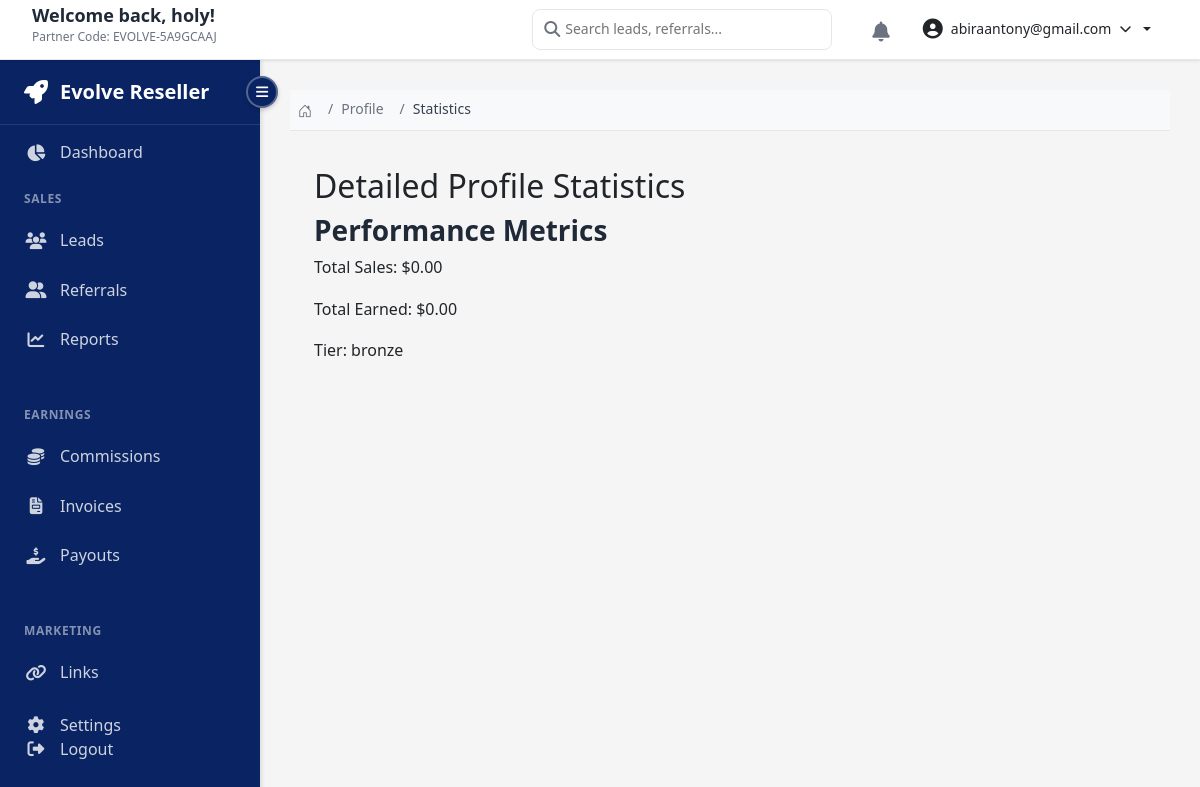
The page /reseller/profile/stats/ (signed in) on the database its author committed.
### App/reseller/earnings/models/reseller.py (models this page shows, shortened)
class Reseller(TimeStampedModel):
    user = models.OneToOneField(
        User,
        on_delete=models.CASCADE,
        related_name='reseller_profile'
    )
    reseller_type = models.CharField(
        max_length=20,
        choices=ResellerType.choices,
        default=ResellerType.INDIVIDUAL
    )
    company_name = models.CharField(max_length=255, blank=True, null=True)
    company_website = models.URLField(blank=True, null=True)
    company_description = models.TextField(blank=True)
    phone_number = models.CharField(max_length=20, blank=True)
    alternate_email = models.EmailField(blank=True)
    address = models.TextField(blank=True)
    city = models.CharField(max_length=100, blank=True)
    state = models.CharField(max_length=100, blank=True)
    country = models.CharField(max_length=100, blank=True)
    postal_code = models.CharField(max_length=20, blank=True)
    referral_code = models.CharField(max_length=50, unique=True, db_index=True)
    tier = models.CharField(
        max_length=20,
        choices=TierChoices.choices,
        default=TierChoices.BRONZE
    )
    commission_rate = models.DecimalField(
        max_digits=5,
        decimal_places=2,
        default=Decimal('10.00'),
        validators=[MinValueValidator(0), MaxValueValidator(100)]
    )
    payment_method = models.CharField(max_length=50, blank=True)
    bank_account_name = models.CharField(max_length=255, blank=True)
    bank_account_number = models.CharField(max_length=100, blank=True)
    bank_name = models.CharField(max_length=255, blank=True)
    bank_routing_number = models.CharField(max_length=50, blank=True)
    paypal_email = models.EmailField(blank=True)
    is_active = models.BooleanField(default=True)
    is_verified = models.BooleanField(default=False)
    verified_at = models.DateTimeField(null=True, blank=True)
    total_sales = models.DecimalField(max_digits=12, decimal_places=2, default=Decimal('0.00'))
    total_commission_earned = models.DecimalField(max_digits=12, decimal_places=2, default=Decimal('0.00'))
    total_commission_paid = models.DecimalField(max_digits=12, decimal_places=2, default=Decimal('0.00'))
    pending_commission = models.DecimalField(max_digits=12, decimal_places=2, default=Decimal('0.00'))
    joined_at = models.DateTimeField(auto_now_add=True)
    class Meta:
        db_table = 'reseller_profiles'
        verbose_name = 'Reseller'
        verbose_name_plural = 'Resellers'
        ordering = ['-created_at']
    def get_available_balance(self):
        return self.pending_commission

### App/reseller/views/profile_views.py (the view)
# urls.py: path('profile/stats/', profile_views.profile_stats, name='profile_stats'),
@login_required
def profile_stats(request):
    try:
        reseller = request.user.reseller_profile
    except Reseller.DoesNotExist:
        return redirect('reseller:profile_setup')
    service = ResellerService()
    stats = service.get_reseller_stats(reseller.id)
    from ..earnings.services.commission_service import CommissionService
    commission_service = CommissionService()
    recent_commissions = commission_service.get_reseller_commissions(
        reseller
    )[:10]
    context = {
        'reseller': reseller,
        'stats': stats,
        'recent_commissions': recent_commissions,
        'page_title': 'Profile Statistics'
    }
    return render(request, 'dashboards/reseller/pages/profile/profile_stats.html', context)

### App/reseller/context_processors.py (called while the page is built)
def reseller_context(request):
    context = {}
    if request.user.is_authenticated:
        try:
            reseller = Reseller.objects.get(user=request.user)
            context['partner_code'] = reseller.referral_code
            context['reseller'] = reseller
        except Reseller.DoesNotExist:
            pass
    return context

### App/reseller/earnings/repositories/base.py (called while the page is built)
    def get_by_id(self, id):
        try:
            return self.model.objects.get(pk=id)
        except self.model.DoesNotExist:
            return None

### App/reseller/earnings/services/commission_service.py (called while the page is built, shortened)
    def get_reseller_commissions(self, reseller, filters=None):
        queryset = Commission.objects.filter(reseller=reseller)
        return queryset.order_by('-calculation_date')

### App/reseller/earnings/services/reseller_service.py (called while the page is built)
    def get_reseller_stats(self, reseller_id: int) -> Dict[str, Any]:
        reseller = self.repository.get_by_id(reseller_id)
        return {
            'total_sales': reseller.total_sales,
            'total_commission_earned': reseller.total_commission_earned,
            'total_commission_paid': reseller.total_commission_paid,
            'pending_commission': reseller.pending_commission,
            'available_balance': reseller.get_available_balance(),
            'tier': reseller.tier,
            'commission_rate': reseller.commission_rate,
            'is_verified': reseller.is_verified,
            'profile_completion': self.get_profile_completion_status(reseller_id)
        }

### templates/dashboards/reseller/pages/profile/profile_stats.html (shortened to what this page needs)
{% extends "dashboards/reseller/layouts/reseller-base.html" %}
{% load static %}
{% block breadcrumb %}
    <li class="breadcrumb-item"><a href="{% url 'reseller:profile_view' %}">Profile</a></li>
    <li class="breadcrumb-item active">Statistics</li>
{% endblock %}
{% block content %}
<div class="profile-statistics">
    <h2>Detailed Profile Statistics</h2>
    <div class="stats-container">
        <h3>Performance Metrics</h3>
        <p>Total Sales: ${{ stats.total_sales|floatformat:2 }}</p>
        <p>Total Earned: ${{ stats.total_commission_earned|floatformat:2 }}</p>
        <p>Tier: {{ reseller.tier }}</p>
    </div>
</div>
{% endblock %}

### templates/dashboards/reseller/layouts/includes/reseller-header.html (shortened to what this page needs)
<header class="reseller-header">
    <div class="header-left">
        <div class="welcome-text">
            <h2>Welcome back, {{ user.first_name }}!</h2>
            {% if partner_code %}
            <p>Partner Code: {{ partner_code }}</p>
            {% endif %}
        </div>
    </div>
    <div class="header-right">
        <div class="header-search">
            <i class="fas fa-search"></i>
            <input type="text" placeholder="Search leads, referrals...">
        </div>
        <div class="header-actions">
            <button class="notification-btn">
                <i class="fas fa-bell"></i>
            </button>
            <div class="user-dropdown dropdown">
                <button class="user-dropdown-trigger dropdown-toggle" type="button" data-bs-toggle="dropdown" aria-expanded="false">
                    <i class="fas fa-user-circle"></i>
                    <span>{{ user.email }}</span>
                    <i class="fas fa-chevron-down"></i>
                </button>
            </div>
        </div>
    </div>
</header>

### static/css/evolve-theme.css (style rules this page uses)
:root { --primary: #0a2463; --primary-dark: #071a45; --secondary: #1e3b8a; --accent: #3e78b2; --light: #f8f9fa; --dark: #212529; --success: #4cc9f0; --gray: #6c757d; --light-gray: #e9ecef; }
* { margin: 0; padding: 0; box-sizing: border-box; font-family: 'Segoe UI', Tahoma, Geneva, Verdana, sans-serif; }
body { background-color: var(--light); color: var(--dark); line-height: 1.6; }

### static/reseller/css/reseller-variables.css (style rules this page uses)
:root { --primary-color: #0a2463; --secondary-color: #1e3b8a; --success-color: #4cc9f0; --info-color: #3e78b2; --warning-color: #ffc107; --danger-color: #dc3545; --light-color: #f8f9fa; --dark-color: #212529; --font-family-sans: "Segoe UI", "Roboto", "Helvetica Neue", Arial, sans-serif; --font-family-monospace: "SFMono-Regular", Menlo, Monaco, Consolas, "Liberation Mono", "Courier New", monospace; }
:root { --body-bg-color: #e9ecef; --body-text-color: #212529; --heading-color: #333333; --link-color: var(--primary-color); --link-hover-color: #071a45; }

### static/reseller/css/reseller.css (style rules this page uses)
:root { --reseller-primary: #0a2463; --reseller-secondary: #1e3b8a; --reseller-success: #4cc9f0; --reseller-warning: #ffc107; --reseller-danger: #dc3545; --reseller-info: #3e78b2; --reseller-dark: #212529; --reseller-light: #f8f9fa; --sidebar-width: 260px; --sidebar-collapsed-width: 70px; --header-height: 70px; }
* { box-sizing: border-box; }
body.reseller-dashboard { font-family: -apple-system, BlinkMacSystemFont, 'Segoe UI', Roboto, 'Helvetica Neue', Arial, sans-serif; background-color: #e9ecef; margin: 0; padding: 0; }

### static/reseller/css/reseller-base.css (style rules this page uses)
html, body { height: 100%; margin: 0; padding: 0; overflow: hidden; }
body.reseller-dashboard { display: flex; flex-direction: column; }
.reseller-header { position: fixed; top: 0; left: 0; right: 0; height: 60px; z-index: 1000; background: white; box-shadow: 0 2px 4px rgba(0,0,0,0.1); }

### static/reseller/css/sidebar.css (style rules this page uses)
:root { --sidebar-width: 260px; --sidebar-collapsed-width: 70px; --sidebar-bg: #0a2463; --sidebar-hover: #071a45; --sidebar-active: #1e3b8a; --sidebar-text: #ffffff; --sidebar-text-muted: rgba(255, 255, 255, 0.8); }

### static/reseller/css/reseller-layout.css (style rules this page uses)
.reseller-header { position: fixed; top: 0; left: 0; right: 0; height: 60px; background-color: #fff; border-bottom: 1px solid #e5e7eb; z-index: 999; display: flex; align-items: center; justify-content: space-between; padding: 0 2rem; box-shadow: 0 1px 3px rgba(0, 0, 0, 0.1); }
.header-left { display: flex; align-items: center; gap: 1rem; }
.header-left .welcome-text h2 { margin: 0; font-size: 1.125rem; font-weight: 600; color: #1f2937; }
.header-left .welcome-text p { margin: 0; font-size: 0.75rem; color: #6b7280; }
.header-right { display: flex; align-items: center; gap: 1.5rem; }
.header-search { position: relative; display: flex; align-items: center; }
.header-search input { padding: 0.5rem 1rem 0.5rem 2.5rem; border: 1px solid #e5e7eb; border-radius: 0.5rem; width: 300px; font-size: 0.875rem; transition: border-color 0.2s; }
.header-search i { position: absolute; left: 0.75rem; color: #6b7280; }
.header-actions { display: flex; align-items: center; gap: 1rem; }
.notification-btn { position: relative; background: none; border: none; font-size: 1.125rem; color: #6b7280; padding: 0.5rem; cursor: pointer; border-radius: 0.375rem; transition: all 0.2s; }
.user-dropdown { position: relative; }
.user-dropdown-trigger { display: flex; align-items: center; gap: 0.5rem; background: none; border: 1px solid #e5e7eb; padding: 0.375rem 0.75rem; border-radius: 0.5rem; cursor: pointer; font-size: 0.875rem; color: #374151; transition: all 0.2s; }

### static/reseller/css/breadcrumb-styles.css (style rules this page uses)
.breadcrumb-item + .breadcrumb-item::before { color: #6b7280; content: "/"; padding: 0 0.5rem; }
.breadcrumb-item { display: inline-block; }
.breadcrumb-item a { color: #6b7280; text-decoration: none; transition: color 0.2s; }
.breadcrumb-item.active { color: #374151; }

### static/reseller/css/reseller-components.css (style rules this page uses)
.h3, h3 { font-size: 1.75rem; font-weight: 600; line-height: 1.2; color: #1f2937; }
.bi, .fa, .fas, .far { display: inline-block; vertical-align: -0.125em; }

### static/reseller/css/reseller-responsive.css (style rules this page uses)
html, body { overflow-x: hidden; width: 100%; }

### static/reseller/css/header-dropdown.css (style rules this page uses)
.user-dropdown { position: relative; }
.user-dropdown-trigger { display: flex; align-items: center; gap: 0.5rem; padding: 0.5rem 1rem; background: transparent; border: 1px solid rgba(255, 255, 255, 0.2); border-radius: 25px; color: var(--text-primary); font-size: 0.875rem; cursor: pointer; transition: all 0.3s ease; }
.user-dropdown-trigger i.fa-user-circle { font-size: 1.25rem; }
.user-dropdown-trigger i.fa-chevron-down { font-size: 0.75rem; transition: transform 0.3s ease; }

### rows shown on the page
Reseller: referral_code "EVOLVE-5A9GCAAJ", total_sales "0.00", total_commission_earned "0.00", tier "bronze"

### other values the page prints
{{ user.first_name }} "holy"
{{ user.email }} "abiraantony@gmail.com"
